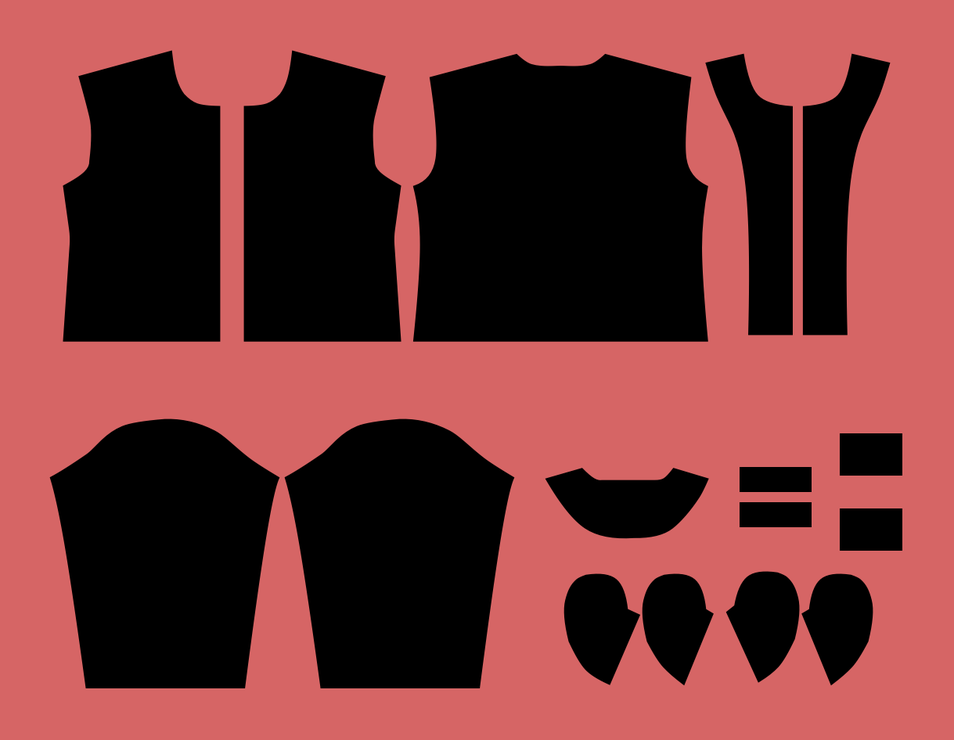
#> input picture scripts/bomberjacket.png, 954 x 740 px, shrunk from 1219 x 946 before the run, found by its file name
$ python ContoursMasks.py
#> lines starting #> are read from the running program, lines starting #| are printed output that depends on the picture; after the words box and inside, x2 and y2 are one past the last pixel; in counts of white or black regions, pixels touching at a corner belong together
# [60 lines of commented-out code are left out]

import numpy as np
import cv2

'''
note that stitching arrays follow a left right cross pattern
'''

img = "/Users/devdesign/Documents/BlenderScripting/fashionsynth/scripts/bomberjacket.png"
url = "http://bafybeidjaj733ywm4zjmgbrnnad7ayep4vmg25kavm4offqyhpq5vaddzu.ipfs.w3s.link/bomberjacket.png"

img = cv2.imread(img)
#> img is the input picture: shape (740, 954, 3); mean B, G, R 56, 56, 118.6
img_gray = cv2.cvtColor(img, cv2.COLOR_BGR2GRAY)
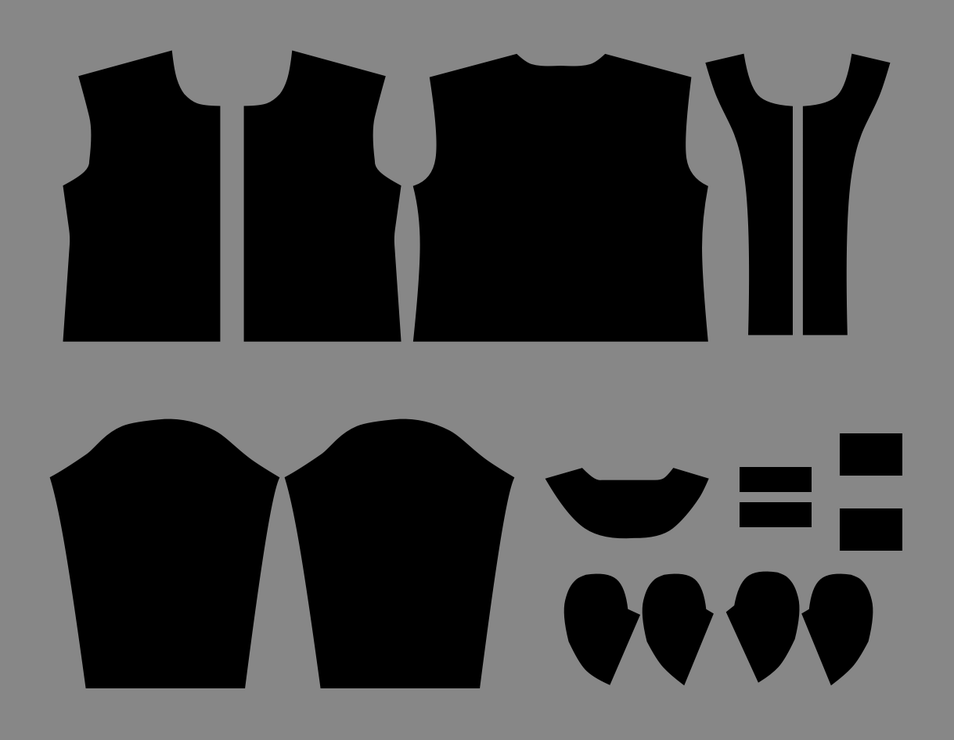
#> img_gray: shape (740, 954); min 0, max 149, mean 74.8

thresh, img_edges = cv2.threshold(img_gray, 100, 255, cv2.THRESH_BINARY)
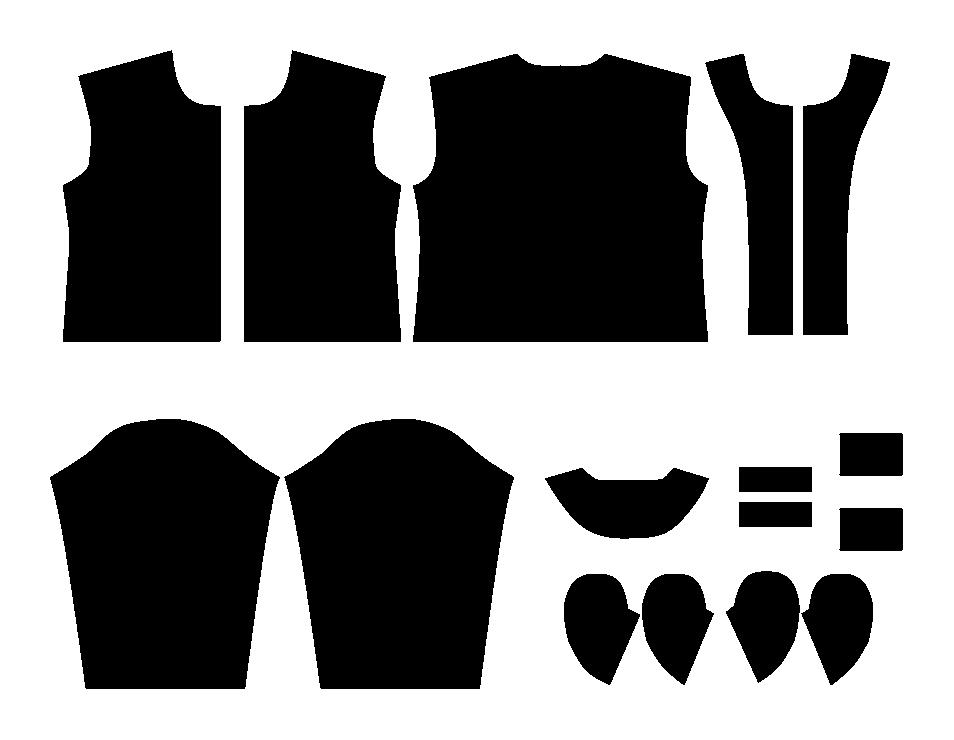
#> img_edges: shape (740, 954); 55.1% white; 16 black regions

canvas = np.zeros(img.shape, np.uint8)
canvas.fill(255)
#> canvas: shape (740, 954, 3); every value is 255

mask = np.zeros(img.shape, np.uint8)
mask.fill(255)

# all contours
contours_draw, hierarchy = cv2.findContours(
    img_edges, cv2.RETR_TREE, cv2.CHAIN_APPROX_NONE)
#> contours_draw = 17 contours; largest, box (x1, y1, x2, y2) and area: (0, 0, 954, 740) 704267, (412, 53, 709, 343) 76606, (283, 418, 515, 690) 49160, (49, 418, 281, 690) 49156, (62, 49, 222, 343) 39679

pattern = {}
pattern_count = 0
stitching_pairs = {}
stitching_count = 0
area = []
count = 0
for cnt in contours_draw:
    # skip the image border
    if count != 0:
        approx = cv2.approxPolyDP(cnt, 0.009*cv2.arcLength(cnt, True), True)
        cv2.drawContours(canvas, [approx], 0, (0,0,255), 3)
        n = approx.ravel()
        coords = []
        pattern[pattern_count] = coords
        i = 0
        stitch_nested = {}
        pattern_count += 1
        area.append(cv2.contourArea(cnt))
        for j in n:
            coords.append(j)
            if i % 2 == 0:
                x = n[i]
                y = n[i+1]
                result = str(x) + " " + str(y)
                # cv2.putText(canvas, result, (x,y), cv2.FONT_HERSHEY_COMPLEX, 0.5, (0,0,0))
                # take the pairs
                stitch_nested[i] = (x,y)
                cv2.putText(canvas, result, (x,y), cv2.FONT_HERSHEY_COMPLEX, 0.5, (0,0,0))


            i += 1
        stitching_pairs[pattern_count] = stitch_nested
    count += 1
#> this loop made 17 passes
#> n on passes 6, 7, 9, 10, 11, 12: [838, 509, 840, 507, 901, 507, 903, 549, 901, 551, 840, 551], [738, 502, 811, 501, 812, 526, 739, 527], [738, 467, 811, 466, 812, 491, 739, 492], [838, 434, 840, 432, 901, 432, 903, 474, 901, 476, 840, 476], [353, 426, 429, 421, 514, 477, 479, 689, 319, 687, 283, 477], [123, 424, 206, 425, 280, 477, 244, 689, 84, 687, 49, 477]
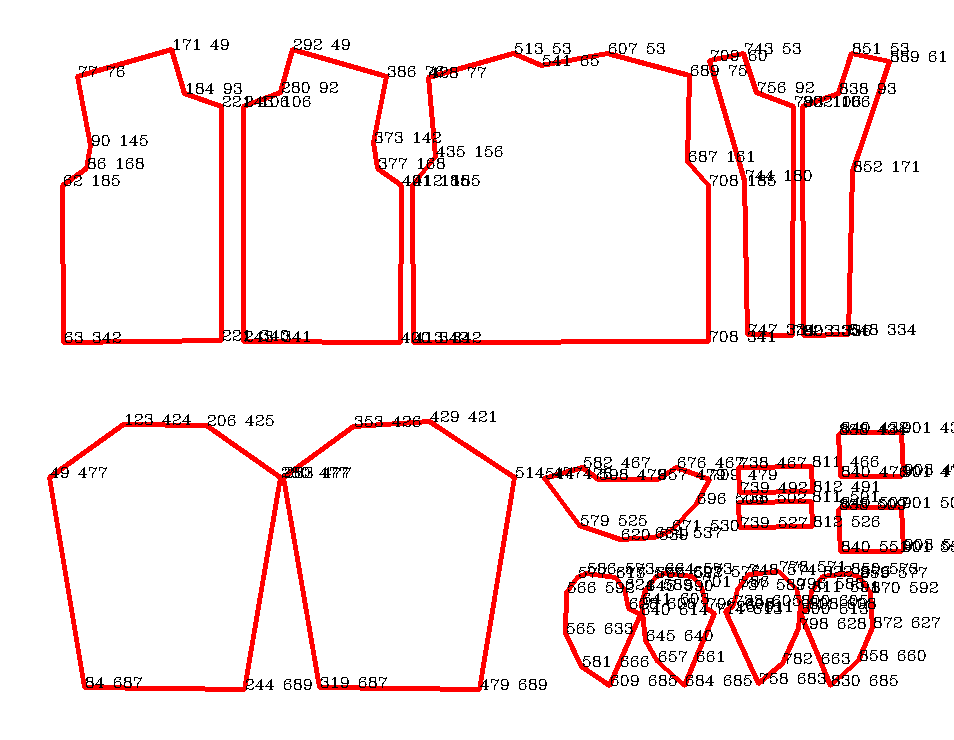
#> canvas: shape (740, 954, 3); mean of channels 0, 1, 2 233.2, 233.2, 246.7; drawn as B, G, R
#> after the loop, area = [5491.5, 5491.5, 5844.5, 5623.5, 2813, 1922, 7878, 1922, 2813, 49159.5, 49155.5, 13564.5, 13638, 76606.5, 39465.5, 39679]; count = 17; pattern = 16 items; pattern_count = 16; stitching_pairs = 16 items

print(pattern)
#> (printed output is left out)
print("\n\nstitching pairs\n", stitching_pairs)
#> (printed output is left out)
print("\n\narea", area)
#| area [5491.5, 5491.5, 5844.5, 5623.5, 2813.0, 1922.0, 7878.0, 1922.0, 2813.0, 49159.5, 49155.5, 13564.5, 13638.0, 76606.5, 39465.5, 39679.0]
cv2.imshow('canvas', canvas)
cv2.waitKey(0)
cv2.destroyAllWindows()

# [7 lines of commented-out code are left out]
